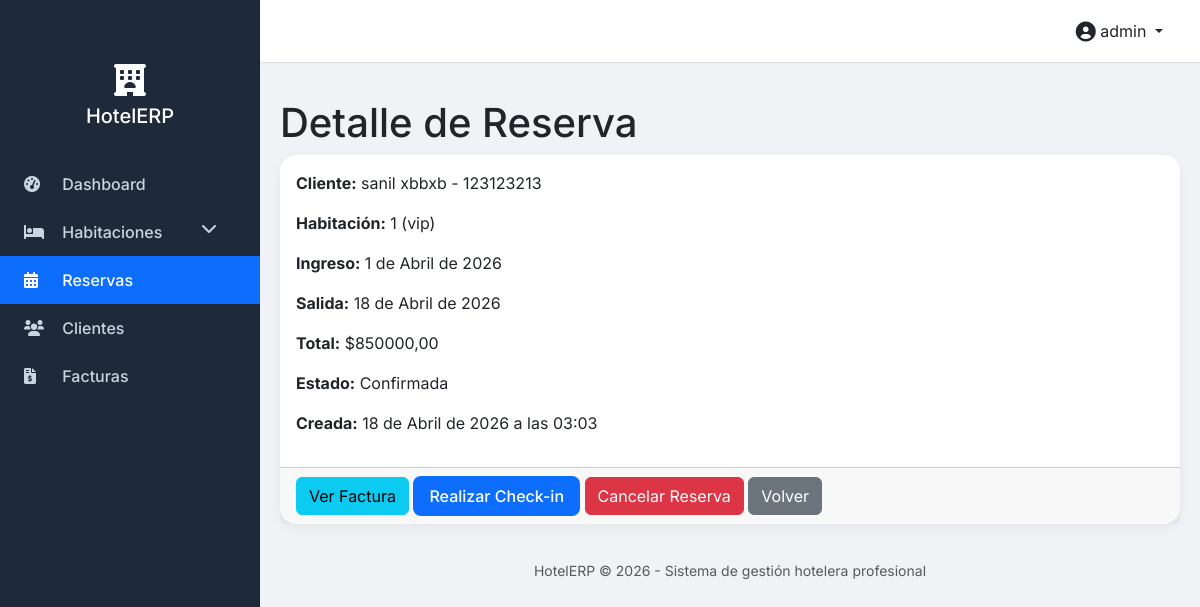
The page /reservations/11/ (signed in) on the database its author committed.
### hotel/models.py (models this page shows, shortened)
class Reservation(models.Model):
    STATUS_CHOICES = [
        ('confirmed', 'Confirmada'),
        ('checked_in', 'Hospedado'),
        ('checked_out', 'Finalizada'),
        ('cancelled', 'Cancelada'),
    ]
    customer = models.ForeignKey(Customer, on_delete=models.CASCADE, related_name='reservations')
    room = models.ForeignKey(Room, on_delete=models.CASCADE, related_name='reservations')
    check_in = models.DateField(verbose_name="Fecha de ingreso")
    check_out = models.DateField(verbose_name="Fecha de salida")
    total_price = models.DecimalField(max_digits=10, decimal_places=2, blank=True, null=True)
    status = models.CharField(max_length=20, choices=STATUS_CHOICES, default='confirmed')
    created_at = models.DateTimeField(auto_now_add=True)
    class Meta:
        verbose_name = "Reserva"
        verbose_name_plural = "Reservas"

class Customer(models.Model):
    first_name = models.CharField(max_length=100, verbose_name="Nombres")
    last_name = models.CharField(max_length=100, verbose_name="Apellidos")
    email = models.EmailField(blank=True)
    phone = models.CharField(max_length=20, verbose_name="Teléfono")
    document_id = models.CharField(max_length=20, unique=True, verbose_name="Documento de identidad")
    address = models.TextField(blank=True)
    def __str__(self):
        return f"{self.first_name} {self.last_name} - {self.document_id}"
    class Meta:
        verbose_name = "Cliente"
        verbose_name_plural = "Clientes"

class Room(models.Model):
    room_number = models.CharField(max_length=10, unique=True, verbose_name="Número de habitación")
    room_type = models.ForeignKey(RoomType, on_delete=models.CASCADE, related_name='rooms')
    is_available = models.BooleanField(default=True, verbose_name="¿Disponible?")
    class Meta:
        verbose_name = "Habitación"
        verbose_name_plural = "Habitaciones"

class RoomType(models.Model):
    name = models.CharField(max_length=100, verbose_name="Tipo de habitación")
    description = models.TextField(blank=True)
    price_per_night = models.DecimalField(max_digits=10, decimal_places=2, verbose_name="Precio por noche")
    class Meta:
        verbose_name = "Tipo de habitación"
        verbose_name_plural = "Tipos de habitación"

### hotel/views.py (the view, shortened to what this page needs)
# urls.py: path('reservations/<int:pk>/', views.reservation_detail, name='reservation_detail'),
@login_required
def reservation_detail(request, pk):
    reservation = get_object_or_404(Reservation, pk=pk)
    return render(request, 'hotel/reservation_detail.html', {'reservation': reservation})

### hotel/templates/hotel/reservation_detail.html (shortened to what this page needs)
{% extends 'hotel/base.html' %}
{% block content %}
<h1>Detalle de Reserva</h1>
<div class="card">
    <div class="card-body">
        <p><strong>Cliente:</strong> {{ reservation.customer }}</p>
        <p><strong>Habitación:</strong> {{ reservation.room.room_number }} ({{ reservation.room.room_type.name }})</p>
        <p><strong>Ingreso:</strong> {{ reservation.check_in }}</p>
        <p><strong>Salida:</strong> {{ reservation.check_out }}</p>
        <p><strong>Total:</strong> ${{ reservation.total_price }}</p>
        <p><strong>Estado:</strong> {{ reservation.get_status_display }}</p>
        <p><strong>Creada:</strong> {{ reservation.created_at }}</p>
    </div>
    <div class="card-footer">
        {% if not reservation.invoice %}
            <a href="{% url 'hotel:invoice_generate' reservation.pk %}" class="btn btn-info">Generar Factura</a>
        {% else %}
            <a href="{% url 'hotel:invoice_detail' reservation.invoice.pk %}" class="btn btn-info">Ver Factura</a>
        {% endif %}
        {% if reservation.status == 'confirmed' %}
            <form method="post" style="display:inline;">
                <button type="submit" class="btn btn-primary">Realizar Check-in</button>
            </form>
        {% endif %}
        {% if reservation.status == 'confirmed' or reservation.status == 'checked_in' %}
            <form method="post" style="display:inline;">
                <button type="submit" class="btn btn-danger" onclick="return confirm('¿Cancelar esta reserva?')">Cancelar Reserva</button>
            </form>
        {% endif %}
        <a href="{% url 'hotel:reservation_list' %}" class="btn btn-secondary">Volver</a>
    </div>
</div>
{% endblock %}

### hotel/templates/hotel/base.html (shortened to what this page needs)
<!DOCTYPE html>
<html lang="es">
<head>
    <link href="https://cdn.jsdelivr.net/npm/bootstrap@5.3.0-alpha1/dist/css/bootstrap.min.css" rel="stylesheet">
    <link rel="stylesheet" href="https://cdnjs.cloudflare.com/ajax/libs/font-awesome/6.0.0-beta3/css/all.min.css">
</head>
<body>
    <div class="sidebar">
        <div class="d-flex flex-column align-items-center mt-3 mb-4">
            <i class="fas fa-hotel fa-2x text-white"></i>
            <h5 class="text-white mt-2">HotelERP</h5>
        </div>
        <ul class="nav flex-column">
            <li class="nav-item">
                <a class="nav-link {% if request.resolver_match.url_name == 'index' %}active{% endif %}" href="{% url 'hotel:index' %}">
                    <i class="fas fa-tachometer-alt"></i> Dashboard
                </a>
            </li>
            <li class="nav-item">
                <a class="nav-link" href="#roomsSubmenu" data-bs-toggle="collapse" role="button" aria-expanded="false" aria-controls="roomsSubmenu">
                    <i class="fas fa-bed"></i> Habitaciones
                    <i class="fas fa-chevron-down float-end" style="transition: transform 0.2s;"></i>
                </a>
            </li>
            <li class="nav-item">
                <a class="nav-link {% if 'reservation' in request.path %}active{% endif %}" href="{% url 'hotel:reservation_list' %}">
                    <i class="fas fa-calendar-alt"></i> Reservas
                </a>
            </li>
            <li class="nav-item">
                <a class="nav-link {% if 'customer' in request.path %}active{% endif %}" href="{% url 'hotel:customer_list' %}">
                    <i class="fas fa-users"></i> Clientes
                </a>
            </li>
            <li class="nav-item">
                <a class="nav-link {% if 'invoice' in request.path %}active{% endif %}" href="{% url 'hotel:invoice_list' %}">
                    <i class="fas fa-file-invoice-dollar"></i> Facturas
                </a>
            </li>
        </ul>
    </div>
    <nav class="navbar-top d-flex justify-content-between align-items-center">
        <div class="dropdown">
            <button class="btn btn-link text-dark text-decoration-none dropdown-toggle" type="button" id="userDropdown" data-bs-toggle="dropdown" aria-expanded="false">
                <i class="fas fa-user-circle fa-lg"></i> {{ user.username }}
            </button>
        </div>
    </nav>
    <main class="mt-3">
        {% block content %}
        {% endblock %}
    </main>
    <footer>
        <p class="text-muted small">HotelERP © {% now "Y" %} - Sistema de gestión hotelera profesional</p>
    </footer>
</body>
</html>

### hotel/templates/hotel/base.html (style rules this page uses)
* { font-family: 'Inter', sans-serif; }
body { background-color: #f0f2f5; margin: 0; padding: 0; }
.sidebar { position: fixed; top: 0; bottom: 0; left: 0; z-index: 100; padding: 48px 0 0; box-shadow: inset -1px 0 0 rgba(0, 0, 0, .1); background-color: #1e2a3a; width: 260px; }
.sidebar .nav-link { font-weight: 500; color: #cbd5e0; padding: 0.75rem 1.5rem; transition: all 0.2s; }
.sidebar .nav-link.active { color: #fff; background-color: #0d6efd; }
.sidebar .nav-link i { margin-right: 10px; width: 24px; }
main { margin-left: 260px; padding: 20px; }
.navbar-top { background-color: #fff; border-bottom: 1px solid #dee2e6; padding: 0.75rem 1.5rem; margin-left: 260px; position: sticky; top: 0; z-index: 99; box-shadow: 0 2px 4px rgba(0,0,0,0.02); }
.card { border-radius: 1rem; border: none; box-shadow: 0 4px 12px rgba(0,0,0,0.05); transition: transform 0.2s, box-shadow 0.2s; }
.btn-primary { background-color: #0d6efd; border: none; border-radius: 0.5rem; padding: 0.5rem 1rem; font-weight: 500; }
footer { margin-left: 260px; background: transparent; text-align: center; padding: 1rem; color: #6c757d; }

### rows shown on the page
Reservation: customer "sanil xbbxb - 123123213", room.room_number "1", room.room_type.name "vip", check_in "1 de Abril de 2026", check_out "18 de Abril de 2026", total_price "850000,00", status "Confirmada", created_at "18 de Abril de 2026 a las 03:03"

### other values the page prints
{{ user.username }} "admin"
